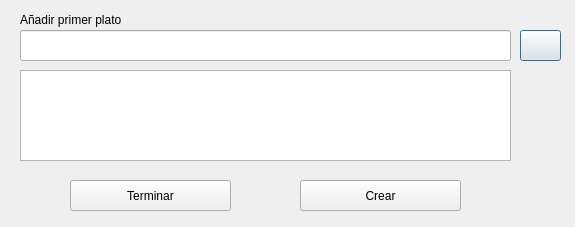
<?xml version="1.0" encoding="UTF-8"?>
<ui version="4.0">
 <class>Dialog</class>
 <widget class="QDialog" name="Dialog">
  <property name="geometry">
   <rect>
    <x>0</x>
    <y>0</y>
    <width>575</width>
    <height>227</height>
   </rect>
  </property>
  <property name="sizePolicy">
   <sizepolicy hsizetype="Fixed" vsizetype="Fixed">
    <horstretch>0</horstretch>
    <verstretch>0</verstretch>
   </sizepolicy>
  </property>
  <property name="windowTitle">
   <string>Añadir platillo</string>
  </property>
  <widget class="QLineEdit" name="line_pl">
   <property name="geometry">
    <rect>
     <x>20</x>
     <y>30</y>
     <width>491</width>
     <height>31</height>
    </rect>
   </property>
  </widget>
  <widget class="QLabel" name="label_2">
   <property name="geometry">
    <rect>
     <x>20</x>
     <y>10</y>
     <width>121</width>
     <height>21</height>
    </rect>
   </property>
   <property name="text">
    <string>&lt;html&gt;&lt;head/&gt;&lt;body&gt;&lt;p&gt;Añadir primer plato&lt;/p&gt;&lt;/body&gt;&lt;/html&gt;</string>
   </property>
  </widget>
  <widget class="QPushButton" name="pushButton">
   <property name="geometry">
    <rect>
     <x>520</x>
     <y>30</y>
     <width>41</width>
     <height>31</height>
    </rect>
   </property>
   <property name="text">
    <string/>
   </property>
   <property name="icon">
    <iconset resource="images/images.qrc">
     <normaloff>:/images/search-50.png</normaloff>:/images/search-50.png</iconset>
   </property>
  </widget>
  <widget class="QListWidget" name="list_orden_up">
   <property name="geometry">
    <rect>
     <x>20</x>
     <y>70</y>
     <width>491</width>
     <height>91</height>
    </rect>
   </property>
  </widget>
  <widget class="QPushButton" name="pushButton_finish_2">
   <property name="geometry">
    <rect>
     <x>70</x>
     <y>180</y>
     <width>161</width>
     <height>31</height>
    </rect>
   </property>
   <property name="text">
    <string>Terminar</string>
   </property>
  </widget>
  <widget class="QPushButton" name="pushButton_create_2">
   <property name="geometry">
    <rect>
     <x>300</x>
     <y>180</y>
     <width>161</width>
     <height>31</height>
    </rect>
   </property>
   <property name="text">
    <string>Crear</string>
   </property>
  </widget>
 </widget>
 <resources>
  <include location="images/images.qrc"/>
 </resources>
 <connections/>
</ui>
